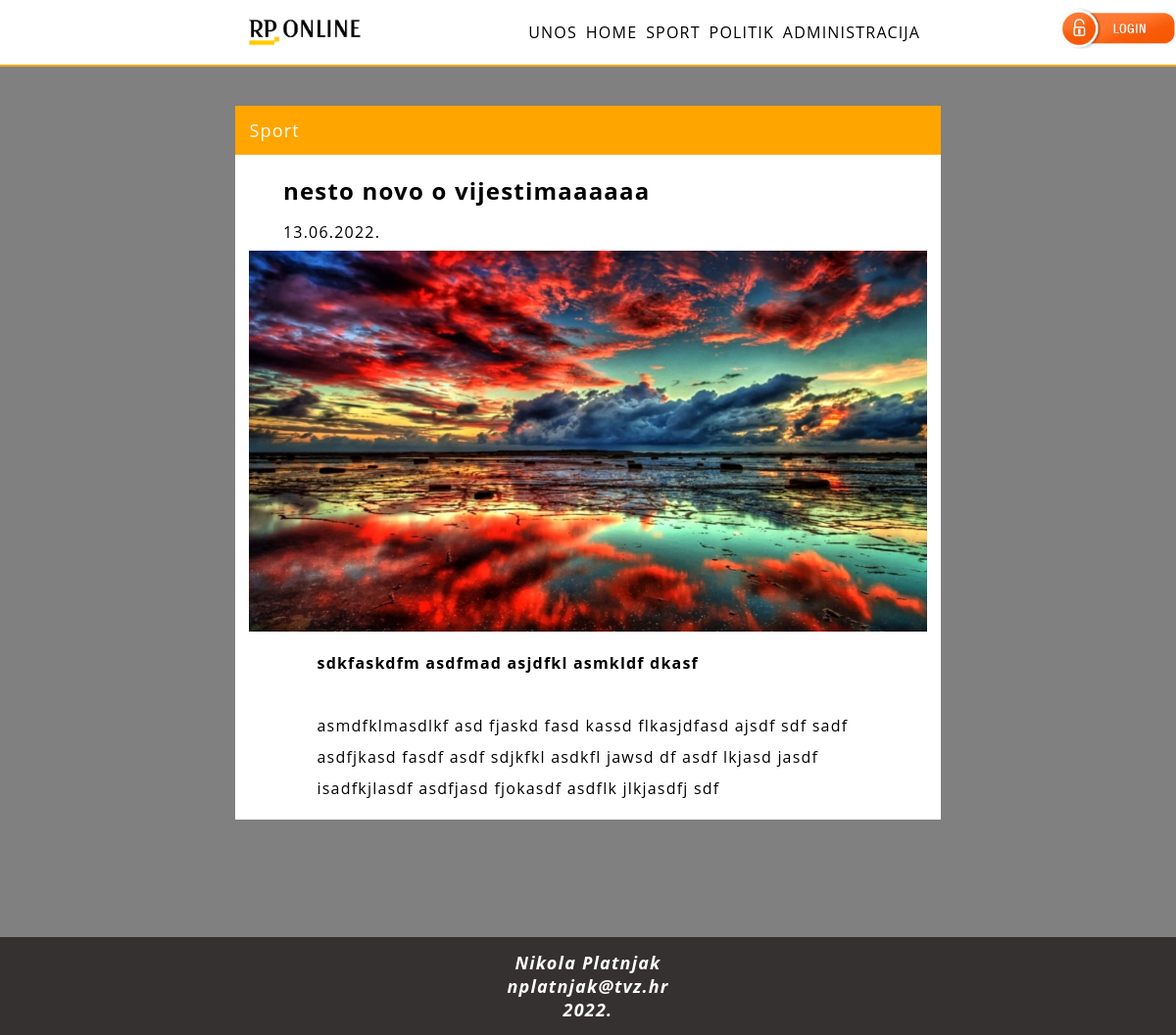
Page /ProjektPlatnjak/clanak.php?id=2 on the committed database.
### tables this page shows
CREATE TABLE `platnjakprojekt` (
  `id` int(11) NOT NULL,
  `datum` varchar(32) NOT NULL,
  `naslov` varchar(64) NOT NULL,
  `sazetak` text NOT NULL,
  `tekst` text NOT NULL,
  `slika` varchar(64) NOT NULL,
  `kategorija` varchar(64) NOT NULL,
  `arhiva` tinyint(1) NOT NULL
);

### ProjektPlatnjak/clanak.php (the view, shortened to what this page needs)
<!DOCTYPE html>
<html lang="hr">
<head>
    <link rel="stylesheet" type="text/css" href="style.css">
</head>
<body>
    <?php include 'navigation.php'?>
    <main>
    <section>
        <?php
            $clanak = $_GET['id'];
            include 'connect.php';
            $query = "SELECT * FROM platnjakProjekt WHERE id = $clanak";
            $result = mysqli_query($dbc, $query);
            while($row = mysqli_fetch_array($result)) {
                echo'<header class="headerSportPolitik">'.ucfirst($row['kategorija']).'</header>';
                echo'<article class="articleSportPolitik">';
                    echo '<h1>';
                    echo $row['naslov'];
                    echo '</h1>';
                    echo '<p class="dateSportPolitik">'.$row['datum'].'</p>';
                    echo '<img src="' . UPLPATH . $row['slika'] . '">';
                    echo '<p class="clanakSportPolitik clanakIndex">';
                        echo $row['sazetak'];
                    echo '</p>';
                    echo '<p class="clanakSportPolitik">';
                        echo $row['tekst'];
                    echo '</p>';
                echo '</article>';
            }
        ?>
    </section>
    </main>
    <footer  class="loginFooter">
        <p>
            <span>Nikola Platnjak</span>
            <span>nplatnjak@tvz.hr</span>
            <span>2022.</span>
        </p>
    </footer>
</body>
</html>

### ProjektPlatnjak/style.css (style rules this page uses)
body { background-color:gray; padding: 0; margin: 0; letter-spacing: 1.2px; font-family: "Open Sans"; }
.headerSportPolitik { color:white; text-decoration: none; }
main { margin:0 auto; width:60%; }
section { height: 50%; width:100%; margin-bottom: 2em; }
section > header { font-size: large; background-color: orange; text-decoration: underline; height: 50px; display: flex; align-items: center; padding-left: 2%; }
article { padding: 2%; display: flex; justify-content: space-between; background-color: white; margin-bottom: 1.8px; }
article>img { max-width: 30%; height: 200px; width: 300px; object-fit:cover; }
p { font-size: medium; line-height: 1.5em; }
.articleSportPolitik { flex-direction: column; margin-bottom: 0px; padding: 0 2%; }
.articleSportPolitik>img { max-width: 100%; width: 100%; height: 100%; }
.dateSportPolitik, h1, .objavljeno, .author { padding-left: 5%; margin-top: 1%; margin-bottom:1%; }
h1 { margin-top: 3%; font-size:x-large; }
.clanakSportPolitik { padding:0 10% 0 10%; line-height: 2em; }
.clanakIndex { font-weight: bold; }
.loginFooter { margin-top:15vh; }
footer { background-color: rgb(53, 49, 49); color: white; height: 100px; display: flex; align-items: center; justify-content: center; text-align: center; }
footer p { margin: 0; }
p span { display:block; font-size: large; font-weight: bold; font-style: italic; }

### rows in the picture
platnjakprojekt: kategorija "Sport", naslov "nesto novo o vijestimaaaaaa", datum "13.06.2022.", slika (picture), sazetak "sdkfaskdfm asdfmad asjdfkl asmkldf dkasf", tekst "asmdfklmasdlkf asd fjaskd fasd kassd flkasjdfasd ajsdf sdf sadf asdfjkasd fasdf asdf sdjkfkl asdkfl jawsd df asdf lkjasd jasdf isadfkjlasdf asdfjasd fjokasdf asdflk jlkjasdfj sdf"
